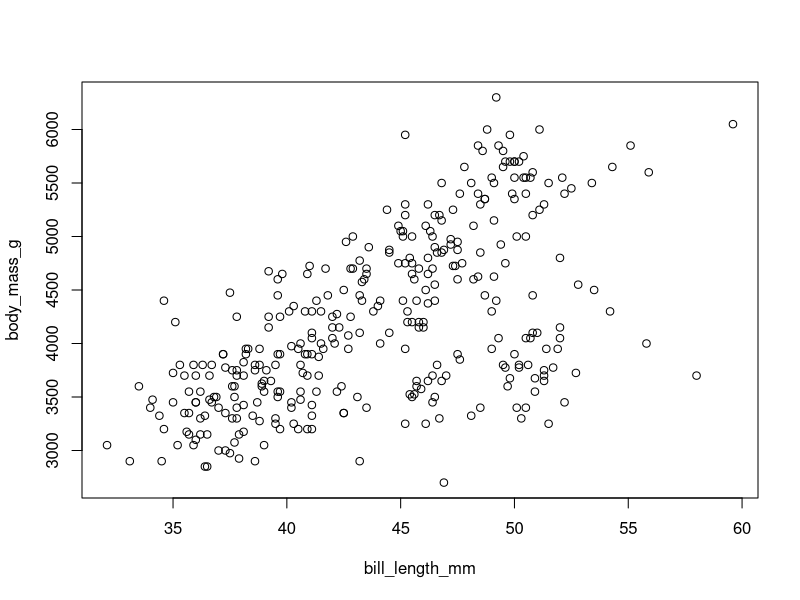
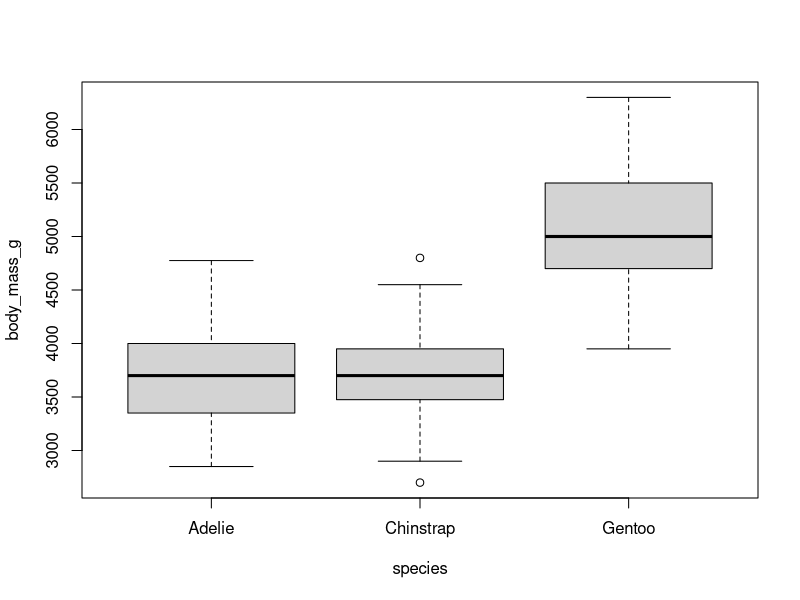
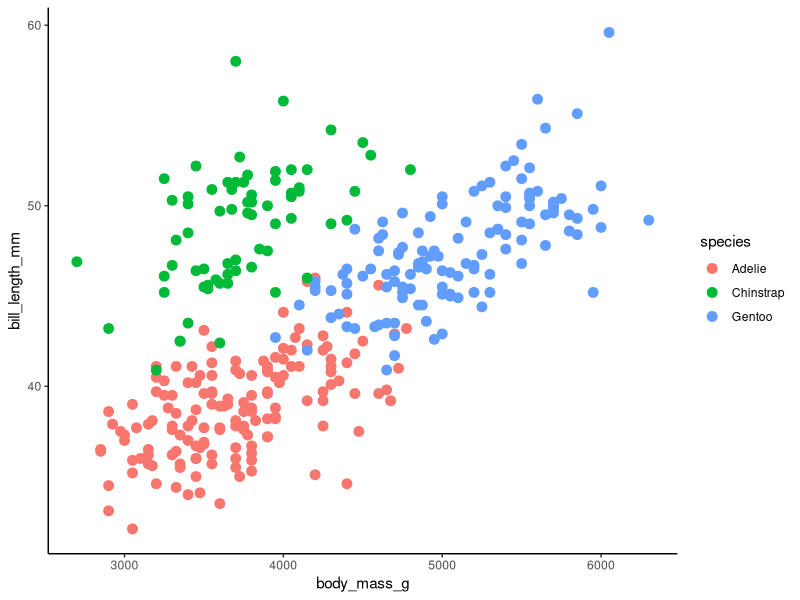
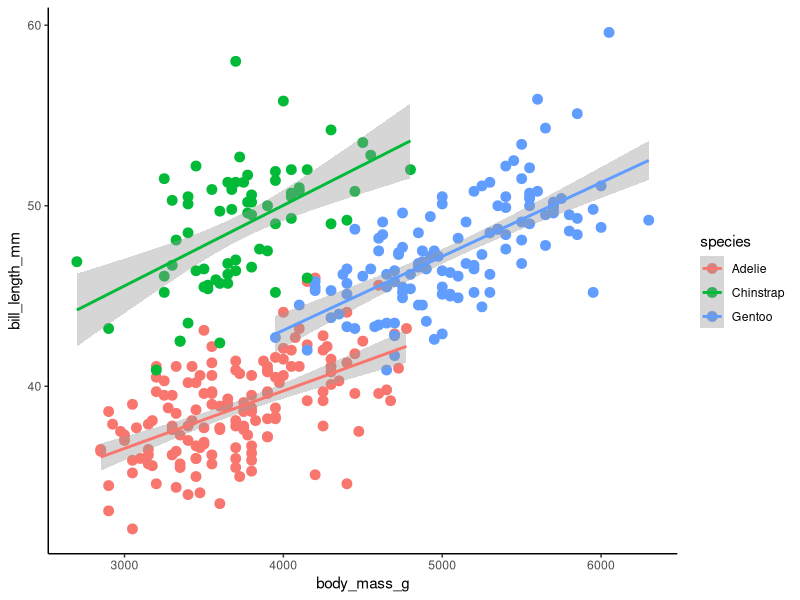
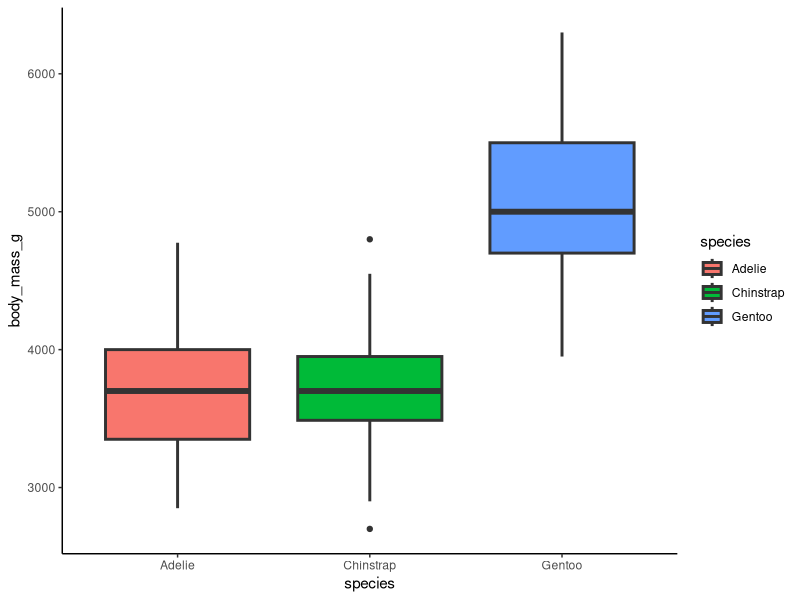
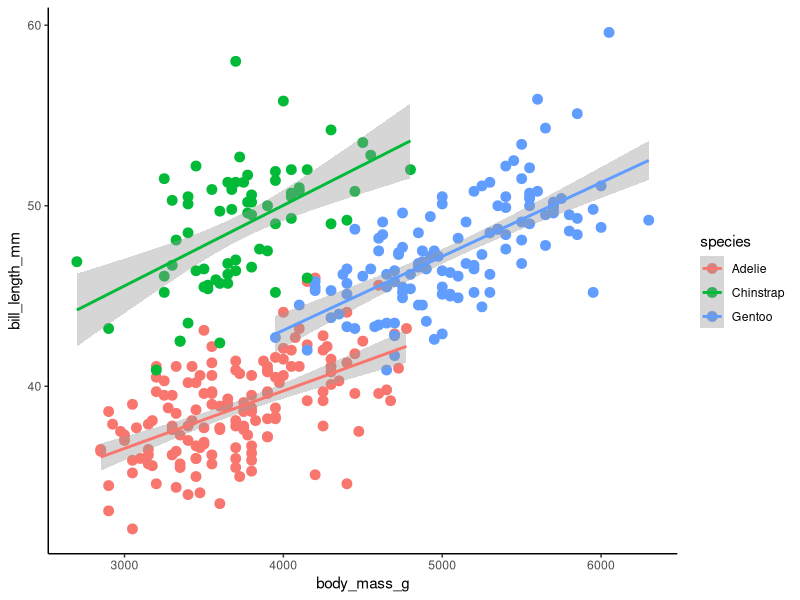
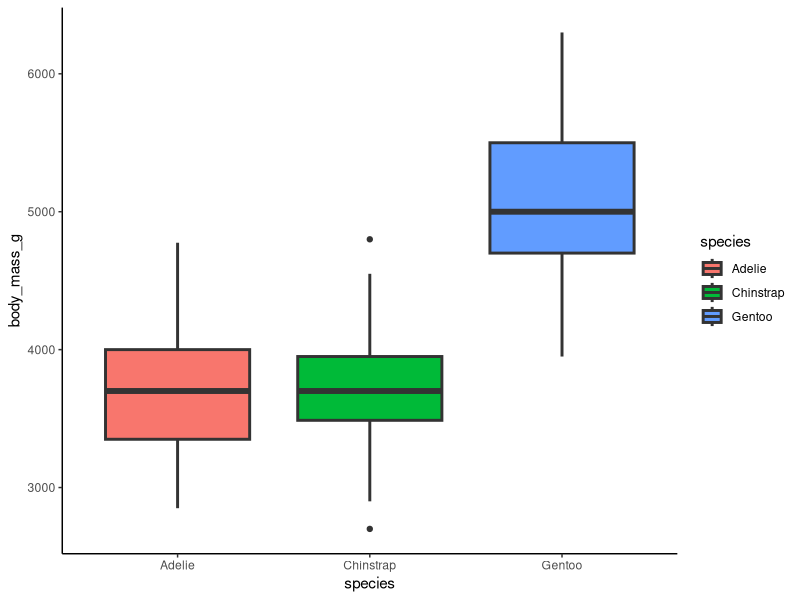

Write R code to recreate these figures, in order.
library(palmerpenguins)
library(ggplot2)

# plot body_mass_g ~ bill_length_mm
plot(body_mass_g ~ bill_length_mm, palmerpenguins::penguins)

# add another plot
plot(body_mass_g ~ species, palmerpenguins::penguins)

#making plots more *colourful* using ggplot
ggplot(data = penguins, aes(x = body_mass_g, y = bill_length_mm, colour = species))+
    geom_point(size = 3) +
    theme_classic()

# adding some fit lines
ggplot(data = penguins, aes(x = body_mass_g, y = bill_length_mm, colour = species))+
    geom_point(size = 3) +
    geom_smooth(method = "lm")+
    theme_classic()

ggsave("bill_length_bodymass.png")


#adding a boxplot
ggplot(data = penguins, aes(x = species, y = body_mass_g, fill = species)) +
    geom_boxplot(size = 1) +
    theme_classic()

ggsave("species_bodymass.png")
